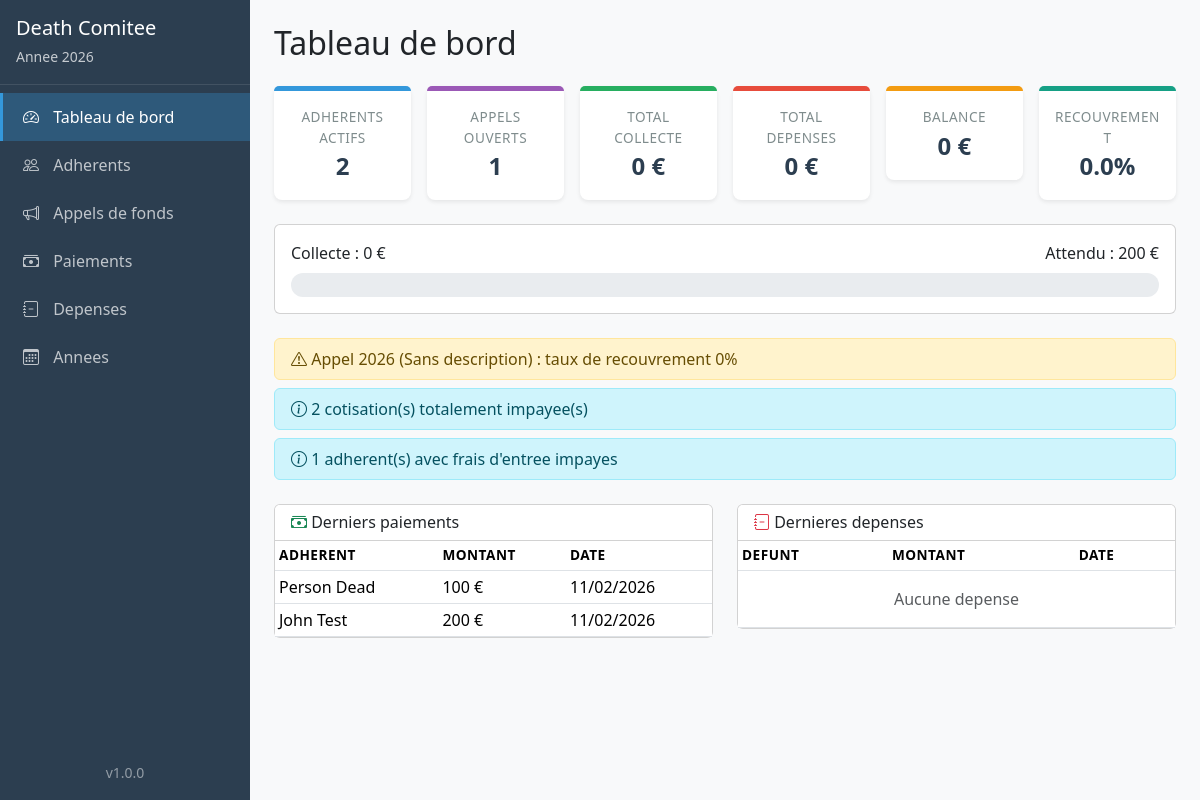
/dashboard, run on the app's committed database.
### tables this page shows
CREATE TABLE annees (
    id INTEGER PRIMARY KEY AUTOINCREMENT,
    annee INTEGER UNIQUE NOT NULL,
    active INTEGER DEFAULT 0,
    created_at TIMESTAMP DEFAULT CURRENT_TIMESTAMP,
    updated_at TIMESTAMP DEFAULT CURRENT_TIMESTAMP
);

CREATE TABLE contributions (
    id INTEGER PRIMARY KEY AUTOINCREMENT,
    adherent_id INTEGER NOT NULL,
    cotisation_id INTEGER,
    montant REAL NOT NULL,
    date_paiement DATE NOT NULL,
    mode_paiement TEXT,
    reference_paiement TEXT,
    admin_id INTEGER CHECK(admin_id BETWEEN 1 AND 5),
    type_paiement TEXT DEFAULT 'cotisation' CHECK(type_paiement IN ('cotisation', 'frais_entree')),
    notes TEXT,
    created_at TIMESTAMP DEFAULT CURRENT_TIMESTAMP,
    updated_at TIMESTAMP DEFAULT CURRENT_TIMESTAMP,
    FOREIGN KEY (adherent_id) REFERENCES adherents(id) ON DELETE CASCADE,
    FOREIGN KEY (cotisation_id) REFERENCES cotisations(id) ON DELETE SET NULL
);

### web/blueprints/dashboard.py (the view, shortened to what this page needs)
@dashboard_bp.route('/dashboard')
def index():
    stats = StatistiqueService.get_statistiques_dashboard()
    alertes = StatistiqueService.get_alertes()
    contributions = ContributionService.get_dernieres_contributions(5)
    dernieres_contributions = []
    for c in contributions:
        nom = f"{c.prenom} {c.nom}" if hasattr(c, 'nom') else 'Inconnu'
        dernieres_contributions.append({
            'id': c.id,
            'adherent_nom': nom,
            'montant': c.montant,
            'date_paiement': c.date_paiement,
            'type_paiement': c.type_paiement
        })
    depenses = DepenseService.get_dernieres_depenses(5)
    dernieres_depenses = []
    return render_template('dashboard/index.html',
                           stats=stats,
                           alertes=alertes,
                           dernieres_contributions=dernieres_contributions,
                           dernieres_depenses=dernieres_depenses)

### database/db_manager.py (called while the page is built)
    def __new__(cls, db_path=None):
        if cls._instance is None:
            cls._instance = super(DatabaseManager, cls).__new__(cls)
        return cls._instance

    def get_connection(self):
        if not self._connection:
            raise Exception("Base de données non initialisée")
        return self._connection

    def execute_query(self, query, params=None):
        conn = self.get_connection()
        cursor = conn.cursor()
        try:
            if params:
                cursor.execute(query, params)
            else:
                cursor.execute(query)
            conn.commit()
            return cursor
        except sqlite3.Error as e:
            conn.rollback()
            raise Exception(f"Erreur SQL: {str(e)}")

    def fetch_one(self, query, params=None):
        cursor = self.execute_query(query, params)
        return cursor.fetchone()

    def fetch_all(self, query, params=None):
        cursor = self.execute_query(query, params)
        return cursor.fetchall()

### models/adherent.py (called while the page is built)
    @staticmethod
    def get_all(actif_only=True):
        db = DatabaseManager()
        if actif_only:
            query = "SELECT * FROM adherents WHERE actif = 1 ORDER BY nom, prenom"
        else:
            query = "SELECT * FROM adherents ORDER BY nom, prenom"
        rows = db.fetch_all(query)
        return [Adherent._from_row(row) for row in rows]

    @staticmethod
    def _from_row(row):
        return Adherent(
            id=row['id'],
            nom=row['nom'],
            prenom=row['prenom'],
            telephone=row['telephone'],
            email=row['email'],
            adresse=row['adresse'],
            date_entree=row['date_entree'],
            date_sortie=row['date_sortie'],
            actif=row['actif'],
            frais_entree=row['frais_entree'],
            frais_entree_paye=row['frais_entree_paye'],
            notes=row['notes'],
            created_at=row['created_at'],
            updated_at=row['updated_at']
        )

### models/annee.py (called while the page is built)
    @staticmethod
    def get_active():
        db = DatabaseManager()
        row = db.fetch_one("SELECT * FROM annees WHERE active = 1")
        if row:
            return Annee._from_row(row)
        return None

    @staticmethod
    def _from_row(row):
        return Annee(
            id=row['id'],
            annee=row['annee'],
            active=row['active'],
            created_at=row['created_at'],
            updated_at=row['updated_at']
        )

### web/templates/dashboard/index.html (shortened to what this page needs)
{% extends 'base.html' %}
{% block content %}
<h2 class="mb-4">Tableau de bord</h2>
<div class="row g-3 mb-4">
    <div class="col-md-4 col-lg-2">
        <div class="card stat-card">
            <div class="card-accent" style="background-color: #3498DB;"></div>
            <div class="card-body text-center p-3">
                <div class="stat-label">Adherents actifs</div>
                <div class="stat-value">{{ stats.nb_adherents_actifs }}</div>
            </div>
        </div>
    </div>
    <div class="col-md-4 col-lg-2">
        <div class="card stat-card">
            <div class="card-accent" style="background-color: #9B59B6;"></div>
            <div class="card-body text-center p-3">
                <div class="stat-label">Appels ouverts</div>
                <div class="stat-value">{{ stats.nb_appels_ouverts }}</div>
            </div>
        </div>
    </div>
    <div class="col-md-4 col-lg-2">
        <div class="card stat-card">
            <div class="card-accent" style="background-color: #27AE60;"></div>
            <div class="card-body text-center p-3">
                <div class="stat-label">Total collecte</div>
                <div class="stat-value">{{ stats.total_collecte|format_montant }}</div>
            </div>
        </div>
    </div>
    <div class="col-md-4 col-lg-2">
        <div class="card stat-card">
            <div class="card-accent" style="background-color: #E74C3C;"></div>
            <div class="card-body text-center p-3">
                <div class="stat-label">Total depenses</div>
                <div class="stat-value">{{ stats.total_depenses|format_montant }}</div>
            </div>
        </div>
    </div>
    <div class="col-md-4 col-lg-2">
        <div class="card stat-card">
            <div class="card-accent" style="background-color: #F39C12;"></div>
            <div class="card-body text-center p-3">
                <div class="stat-label">Balance</div>
                <div class="stat-value {% if stats.balance_globale < 0 %}text-danger{% endif %}">
                    {{ stats.balance_globale|format_montant }}
                </div>
            </div>
        </div>
    </div>
    <div class="col-md-4 col-lg-2">
        <div class="card stat-card">
            <div class="card-accent" style="background-color: #16A085;"></div>
            <div class="card-body text-center p-3">
                <div class="stat-label">Recouvrement</div>
                <div class="stat-value">{{ "%.1f"|format(stats.taux_recouvrement) }}%</div>
            </div>
        </div>
    </div>
</div>
{% if stats.total_attendu > 0 %}
<div class="card mb-4">
    <div class="card-body">
        <div class="d-flex justify-content-between mb-2">
            <span>Collecte : {{ stats.total_collecte|format_montant }}</span>
            <span>Attendu : {{ stats.total_attendu|format_montant }}</span>
        </div>
        {% set pct = stats.taux_recouvrement %}
        {% set pct_display = [pct, 100] | min %}
        {% set pct_display = [pct_display, 0] | max %}
        <div class="progress">
        </div>
    </div>
</div>
{% endif %}
{% if alertes and alertes.alertes %}
<div class="alert-section mb-4">
    {% for alerte in alertes.alertes %}
        <div class="alert alert-{% if alerte.niveau == 'critique' %}danger{% elif alerte.niveau == 'warning' %}warning{% else %}info{% endif %} py-2">
            <i class="bi bi-{% if alerte.niveau == 'critique' %}exclamation-octagon{% elif alerte.niveau == 'warning' %}exclamation-triangle{% else %}info-circle{% endif %}"></i>
            {{ alerte.message }}
        </div>
    {% endfor %}
</div>
{% endif %}
<div class="row g-4">
    <div class="col-md-6">
        <div class="card">
            <div class="card-header bg-white">
                <h6 class="mb-0"><i class="bi bi-cash-stack text-success"></i> Derniers paiements</h6>
            </div>
            <div class="table-responsive">
                <table class="table table-sm table-hover mb-0">
                    <thead>
                        <tr>
                            <th>Adherent</th>
                            <th>Montant</th>
                            <th>Date</th>
                        </tr>
                    </thead>
                    <tbody>
                        {% for c in dernieres_contributions %}
                        <tr class="clickable-row" data-detail-url="{{ url_for('contributions.detail', id=c.id) }}">
                            <td>{{ c.adherent_nom }}</td>
                            <td>{{ c.montant|format_montant }}</td>
                            <td>{{ c.date_paiement|format_date }}</td>
                        </tr>
                        {% else %}
                        <tr><td colspan="3" class="text-muted text-center py-3">Aucun paiement</td></tr>
                        {% endfor %}
                    </tbody>
                </table>
            </div>
        </div>
    </div>
    <div class="col-md-6">
        <div class="card">
            <div class="card-header bg-white">
                <h6 class="mb-0"><i class="bi bi-journal-minus text-danger"></i> Dernieres depenses</h6>
            </div>
            <div class="table-responsive">
                <table class="table table-sm table-hover mb-0">
                    <thead>
                        <tr>
                            <th>Defunt</th>
                            <th>Montant</th>
                            <th>Date</th>
                        </tr>
                    </thead>
                    <tbody>
                        {% for d in dernieres_depenses %}
                        <tr class="clickable-row" data-detail-url="{{ url_for('depenses.detail', id=d.id) }}">
                            <td>{{ d.defunt_nom }}</td>
                            <td>{{ d.montant|format_montant }}</td>
                            <td>{{ d.date_deces|format_date }}</td>
                        </tr>
                        {% else %}
                        <tr><td colspan="3" class="text-muted text-center py-3">Aucune depense</td></tr>
                        {% endfor %}
                    </tbody>
                </table>
            </div>
        </div>
    </div>
</div>
{% endblock %}

### web/templates/components/sidebar.html
<nav class="sidebar d-flex flex-column">
    <div class="sidebar-header p-3 mb-2">
        <h5 class="text-white mb-1">{{ APP_NAME }}</h5>
        <small class="text-light opacity-75">
            {% if annee_active %}
                Annee {{ annee_active.annee }}
            {% else %}
                Aucune annee active
            {% endif %}
        </small>
    </div>
    <ul class="nav flex-column flex-grow-1">
        <li class="nav-item">
            <a class="nav-link {% if active_section == 'dashboard' %}active{% endif %}"
               href="{{ url_for('dashboard.index') }}">
                <i class="bi bi-speedometer2"></i> Tableau de bord
            </a>
        </li>
        <li class="nav-item">
            <a class="nav-link {% if active_section == 'adherents' %}active{% endif %}"
               href="{{ url_for('adherents.index') }}">
                <i class="bi bi-people"></i> Adherents
            </a>
        </li>
        <li class="nav-item">
            <a class="nav-link {% if active_section == 'appels' %}active{% endif %}"
               href="{{ url_for('appels.index') }}">
                <i class="bi bi-megaphone"></i> Appels de fonds
            </a>
        </li>
        <li class="nav-item">
            <a class="nav-link {% if active_section == 'paiements' %}active{% endif %}"
               href="{{ url_for('contributions.index') }}">
                <i class="bi bi-cash-stack"></i> Paiements
            </a>
        </li>
        <li class="nav-item">
            <a class="nav-link {% if active_section == 'depenses' %}active{% endif %}"
               href="{{ url_for('depenses.index') }}">
                <i class="bi bi-journal-minus"></i> Depenses
            </a>
        </li>
        <li class="nav-item">
            <a class="nav-link {% if active_section == 'annees' %}active{% endif %}"
               href="{{ url_for('annees.index') }}">
                <i class="bi bi-calendar3"></i> Annees
            </a>
        </li>
    </ul>
    <div class="p-3 text-center">
        <small class="text-light opacity-50">v{{ APP_VERSION }}</small>
    </div>
</nav>

### web/static/css/style.css (style rules this page uses)
.sidebar { background-color: #2C3E50; width: 250px; min-height: 100vh; position: fixed; top: 0; left: 0; z-index: 100; }
.sidebar-header { border-bottom: 1px solid rgba(255, 255, 255, 0.1); }
.sidebar .nav-link { color: rgba(255, 255, 255, 0.7); padding: 12px 20px; border-left: 3px solid transparent; transition: all 0.2s; }
.sidebar .nav-link.active { color: #fff; background-color: rgba(52, 152, 219, 0.3); border-left-color: #3498DB; }
.sidebar .nav-link i { margin-right: 10px; width: 20px; text-align: center; }
.stat-card { border: none; border-radius: 8px; box-shadow: 0 2px 4px rgba(0, 0, 0, 0.08); transition: transform 0.2s; }
.stat-card .card-accent { height: 5px; border-radius: 8px 8px 0 0; }
.stat-card .stat-value { font-size: 1.5rem; font-weight: 700; color: #2C3E50; }
.stat-card .stat-label { color: #7F8C8D; font-size: 0.85rem; text-transform: uppercase; letter-spacing: 0.5px; }
.clickable-row { cursor: pointer; transition: background-color 0.15s; }
.table thead th { font-weight: 600; font-size: 0.85rem; text-transform: uppercase; letter-spacing: 0.5px; }
.alert-section .alert { margin-bottom: 0.5rem; }
.progress { height: 24px; border-radius: 12px; }

### data on the page
annees: annee "2026"
contributions: adherent_nom "Person Dead", montant "100 €", date_paiement "11/02/2026"
contributions: adherent_nom "John Test", montant "200 €", date_paiement "11/02/2026"

### other printed values
{{ APP_NAME }} "Death Comitee"
{{ APP_VERSION }} "1.0.0"
{{ stats.nb_adherents_actifs }} "2"
{{ stats.nb_appels_ouverts }} "1"
{{ stats.total_collecte|format_montant }} "0 €"
{{ stats.total_depenses|format_montant }} "0 €"
{{ stats.balance_globale|format_montant }} "0 €"
{{ "%.1f"|format(stats.taux_recouvrement) }} "0.0"
{{ stats.total_attendu|format_montant }} "200 €"
{{ alerte.message }} "Appel 2026 (Sans description) : taux de recouvrement 0%" "2 cotisation(s) totalement impayee(s)" "1 adherent(s) avec frais d'entree impayes"
